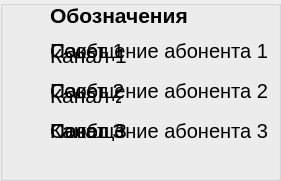
   <widget class="QGroupBox" name="groupBox_message">
    <property name="geometry">
     <rect>
      <x>1190</x>
      <y>170</y>
      <width>281</width>
      <height>181</height>
     </rect>
    </property>
    <property name="title">
     <string/>
    </property>
    <widget class="QLabel" name="label_G17_4">
     <property name="geometry">
      <rect>
       <x>10</x>
       <y>40</y>
       <width>41</width>
       <height>31</height>
      </rect>
     </property>
     <property name="sizePolicy">
      <sizepolicy hsizetype="Fixed" vsizetype="Fixed">
       <horstretch>0</horstretch>
       <verstretch>0</verstretch>
      </sizepolicy>
     </property>
     <property name="text">
      <string/>
     </property>
     <property name="pixmap">
      <pixmap resource="resource/image.qrc">:/img/AB_check.png</pixmap>
     </property>
     <property name="scaledContents">
      <bool>true</bool>
     </property>
    </widget>
    <widget class="QLabel" name="label_G17_3">
     <property name="geometry">
      <rect>
       <x>10</x>
       <y>80</y>
       <width>41</width>
       <height>31</height>
      </rect>
     </property>
     <property name="sizePolicy">
      <sizepolicy hsizetype="Fixed" vsizetype="Fixed">
       <horstretch>0</horstretch>
       <verstretch>0</verstretch>
      </sizepolicy>
     </property>
     <property name="text">
      <string/>
     </property>
     <property name="pixmap">
      <pixmap resource="resource/image.qrc">:/img/BAB_check.png</pixmap>
     </property>
     <property name="scaledContents">
      <bool>true</bool>
     </property>
    </widget>
    <widget class="QLabel" name="label_G17_2">
     <property name="geometry">
      <rect>
       <x>10</x>
       <y>120</y>
       <width>41</width>
       <height>31</height>
      </rect>
     </property>
     <property name="sizePolicy">
      <sizepolicy hsizetype="Fixed" vsizetype="Fixed">
       <horstretch>0</horstretch>
       <verstretch>0</verstretch>
      </sizepolicy>
     </property>
     <property name="text">
      <string/>
     </property>
     <property name="pixmap">
      <pixmap resource="resource/image.qrc">:/img/GAB_check.png</pixmap>
     </property>
     <property name="scaledContents">
      <bool>true</bool>
     </property>
    </widget>
    <widget class="QLabel" name="label_ms1">
     <property name="geometry">
      <rect>
       <x>50</x>
       <y>40</y>
       <width>221</width>
       <height>21</height>
      </rect>
     </property>
     <property name="font">
      <font>
       <pointsize>15</pointsize>
      </font>
     </property>
     <property name="text">
      <string>Сообщение абонента 1</string>
     </property>
    </widget>
    <widget class="QLabel" name="label_ms2">
     <property name="geometry">
      <rect>
       <x>50</x>
       <y>80</y>
       <width>221</width>
       <height>21</height>
      </rect>
     </property>
     <property name="font">
      <font>
       <pointsize>15</pointsize>
      </font>
     </property>
     <property name="text">
      <string>Сообщение абонента 2</string>
     </property>
    </widget>
    <widget class="QLabel" name="label_ms3">
     <property name="geometry">
      <rect>
       <x>50</x>
       <y>120</y>
       <width>221</width>
       <height>21</height>
      </rect>
     </property>
     <property name="font">
      <font>
       <pointsize>15</pointsize>
      </font>
     </property>
     <property name="text">
      <string>Сообщение абонента 3</string>
     </property>
    </widget>
    <widget class="QLabel" name="label_7">
     <property name="geometry">
      <rect>
       <x>50</x>
       <y>0</y>
       <width>151</width>
       <height>31</height>
      </rect>
     </property>
     <property name="font">
      <font>
       <pointsize>16</pointsize>
       <bold>true</bold>
      </font>
     </property>
     <property name="text">
      <string>Обозначения</string>
     </property>
    </widget>
    <widget class="QLabel" name="label_pc1">
     <property name="geometry">
      <rect>
       <x>50</x>
       <y>40</y>
       <width>141</width>
       <height>21</height>
      </rect>
     </property>
     <property name="font">
      <font>
       <pointsize>16</pointsize>
      </font>
     </property>
     <property name="text">
      <string>Пакет 1</string>
     </property>
    </widget>
    <widget class="QLabel" name="label_ch1">
     <property name="geometry">
      <rect>
       <x>50</x>
       <y>40</y>
       <width>111</width>
       <height>31</height>
      </rect>
     </property>
     <property name="font">
      <font>
       <pointsize>16</pointsize>
      </font>
     </property>
     <property name="text">
      <string>Канал 1</string>
     </property>
    </widget>
    <widget class="QLabel" name="label_pc2">
     <property name="geometry">
      <rect>
       <x>50</x>
       <y>80</y>
       <width>141</width>
       <height>21</height>
      </rect>
     </property>
     <property name="font">
      <font>
       <pointsize>16</pointsize>
      </font>
     </property>
     <property name="text">
      <string>Пакет 2</string>
     </property>
    </widget>
    <widget class="QLabel" name="label_ch2">
     <property name="geometry">
      <rect>
       <x>50</x>
       <y>80</y>
       <width>71</width>
       <height>31</height>
      </rect>
     </property>
     <property name="font">
      <font>
       <pointsize>16</pointsize>
      </font>
     </property>
     <property name="text">
      <string>Канал 2</string>
     </property>
    </widget>
    <widget class="QLabel" name="label_pc3">
     <property name="geometry">
      <rect>
       <x>50</x>
       <y>120</y>
       <width>151</width>
       <height>21</height>
      </rect>
     </property>
     <property name="font">
      <font>
       <pointsize>16</pointsize>
      </font>
     </property>
     <property name="text">
      <string>Пакет 3</string>
     </property>
    </widget>
    <widget class="QLabel" name="label_ch3">
     <property name="geometry">
      <rect>
       <x>50</x>
       <y>120</y>
       <width>151</width>
       <height>21</height>
      </rect>
     </property>
     <property name="font">
      <font>
       <pointsize>16</pointsize>
      </font>
     </property>
     <property name="text">
      <string>Канал 3</string>
     </property>
    </widget>
   </widget>
